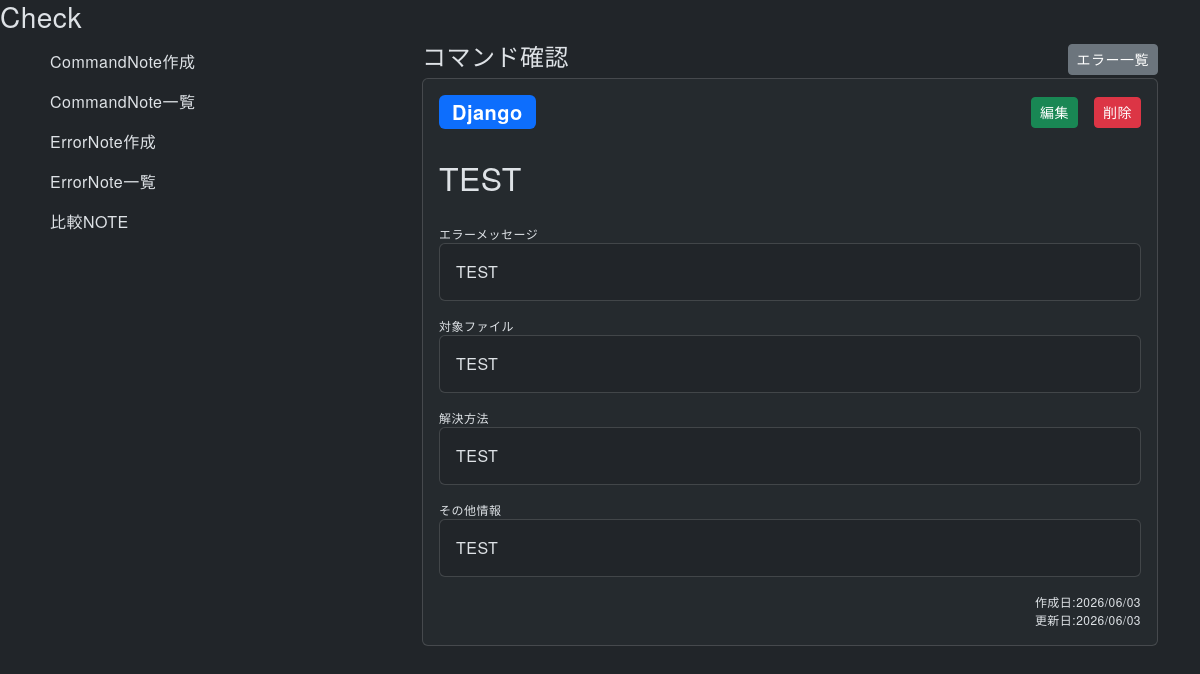
Before: /errornote/1/show/ with the older database file.
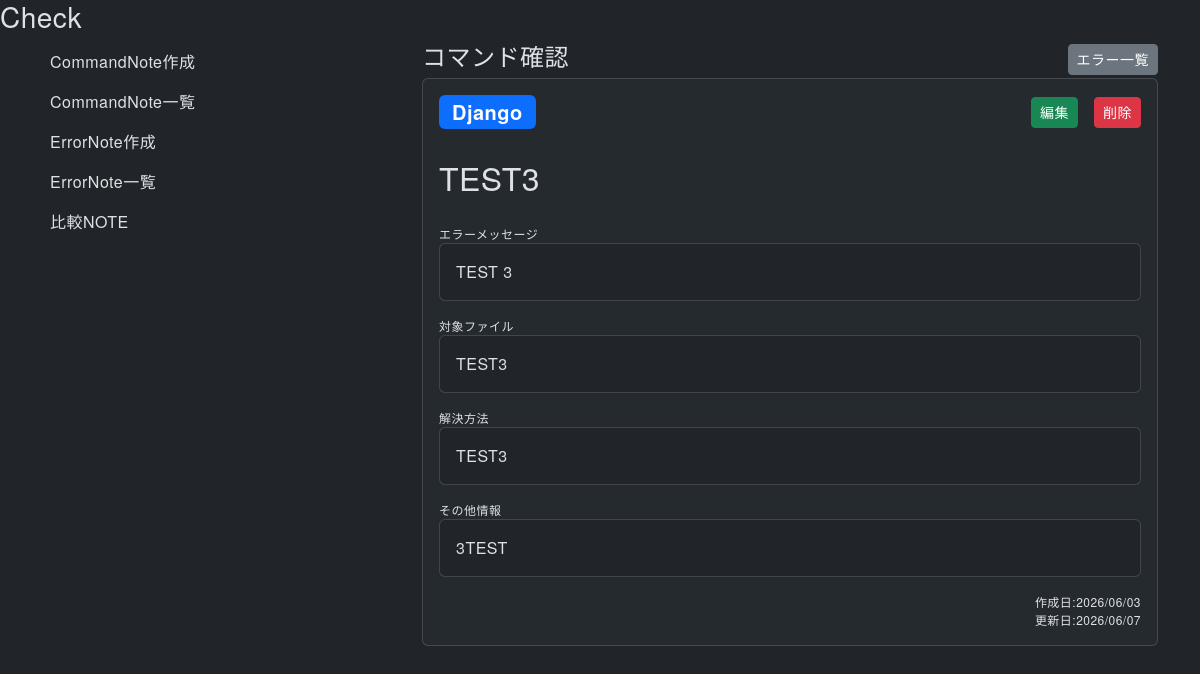
After: the same page with the newer database file.
### errornote/models.py (models this page shows, shortened)
class ErrorNote(models.Model):
  order = models.IntegerField(default=0)
  sub_category = models.ForeignKey(SubCategory, on_delete=models.PROTECT)
  title = models.CharField(max_length=255)
  error_message = models.TextField()
  target_file = models.TextField(blank=True)
  resolution = models.TextField(blank=True)
  reference = models.TextField(blank=True)
  created_at = models.DateTimeField(auto_now_add=True)
  updated_at = models.DateTimeField(auto_now=True)
  class Meta:
    ordering = ['order', 'id']

### commandnote/models.py (models this page shows)
class SubCategory(models.Model):
  order = models.IntegerField(default=0)
  main_category = models.ForeignKey(MainCategory, on_delete=models.CASCADE)
  name = models.CharField(max_length=15)
  class Meta:
    ordering = ['order', 'id']
  def __str__(self):
    return self.name

### errornote/views.py (the view)
# urls.py: path('<int:id>/show/', views.show, name='show'),
def show(request, id):
  error_note = ErrorNote.objects.get(id=id)
  return render(request, 'errornote/show.html',{'error_note':error_note})

### errornote/templates/errornote/show.html
{% extends 'commandnote/base.html' %}
{% block content %}
  <h3>Check</h3>
  <div class="container">
    <div class="row">
      <div class="'col-12">
        <div class="row">
          <div class="'col-12 col-md-4">
            {% include '_sidebar.html' %}
          </div>
          <div class="'col-12 col-md-8">
            <div class="d-flex justify-content-between align-items-center">
              <h4>コマンド確認</h4>
              <a href="{% url 'errornote:index' %}" class="btn btn-sm btn-secondary">エラー一覧</a>
            </div>
            <div class="card bg-body-tertiary bg-opacity-50 p-3 mb-3">
              <div class="d-flex justify-content-between align-items-center">
                <div class="note-sub-category badge bg-primary fs-5">{{error_note.sub_category}}</div>
                <div class="d-flex gap-3">
                  <a href="{% url 'errornote:update' id=error_note.id %}" class="btn btn-sm btn-success">編集</a>
                  <a href="{% url 'errornote:destroy' id=error_note.id %}" class="btn btn-sm btn-danger">削除</a>
                </div>
              </div>
              <div class="note-title mt-4 mb-4">{{error_note.title}}</div>
              <p class="item-label m-0">エラーメッセージ</p>
              <div class="card p-3 mb-3">
                <div class="">{{error_note.error_message|linebreaksbr}}</div>
              </div>
              <p class="item-label m-0">対象ファイル</p>
              <div class="card p-3 mb-3">
                <div class="">{{error_note.target_file|linebreaksbr|urlize}}</div>
              </div>
              <p class="item-label m-0">解決方法</p>
              <div class="card p-3 mb-3">
                <div class="">{{error_note.resolution|linebreaksbr|urlize}}</div>
              </div>
              <p class="item-label m-0">その他情報</p>
              <div class="card p-3 mb-3">
                <div class="">{{error_note.reference|linebreaksbr|urlize}}</div>
              </div>
              <div class="note-created-at text-end">作成日:{{error_note.created_at|date:"Y/m/d"}}</div>
              <div class="note-updated-at text-end">更新日:{{error_note.updated_at|date:"Y/m/d"}}</div>
            </div>
          </div>
        </div>
      </div>
    </div>
  </div>
{% endblock %}

Changed rows visible on the page:
changed ErrorNote "Django": title "TEST" → "TEST3"; error_message "TEST" → "TEST 3"; target_file "TEST" → "TEST3"; resolution "TEST" → "TEST3"; reference "TEST" → "3TEST"; updated_at "2026/06/03" → "2026/06/07"
